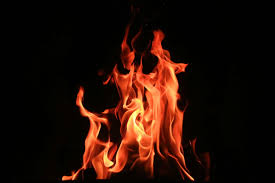
#> input picture fire.jpeg, 275 x 183 px, given in place of the camera
$ python colgproject.py
#> lines starting #> are read from the running program, lines starting #| are printed output that depends on the picture; after the words box and inside, x2 and y2 are one past the last pixel; in counts of white or black regions, pixels touching at a corner belong together
#> in main, frame is the input picture: shape (183, 275, 3); mean B, G, R 7.2, 14.9, 36.8
import cv2
import numpy as np
from audioplayer import AudioPlayer

# Function to detect fire in the video frame
def detect_fire(frame, background_subtractor):
    # Resize the frame for faster processing
    frame = cv2.resize(frame, (960, 540))
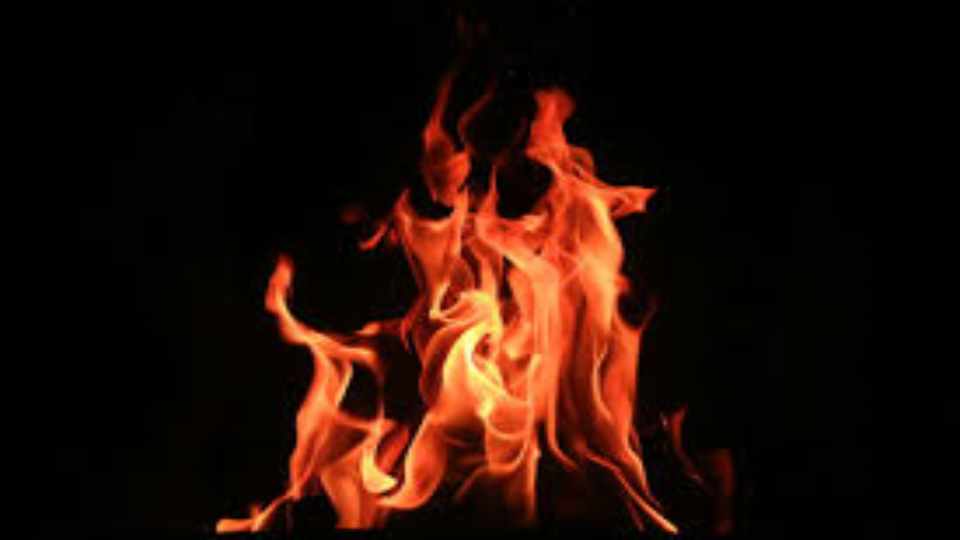
#> frame: shape (540, 960, 3); mean of channels 0, 1, 2 7.1, 14.9, 36.7; drawn as B, G, R

    # Apply Gaussian blur to reduce noise and improve detection
    blur = cv2.GaussianBlur(frame, (21, 21), 0)
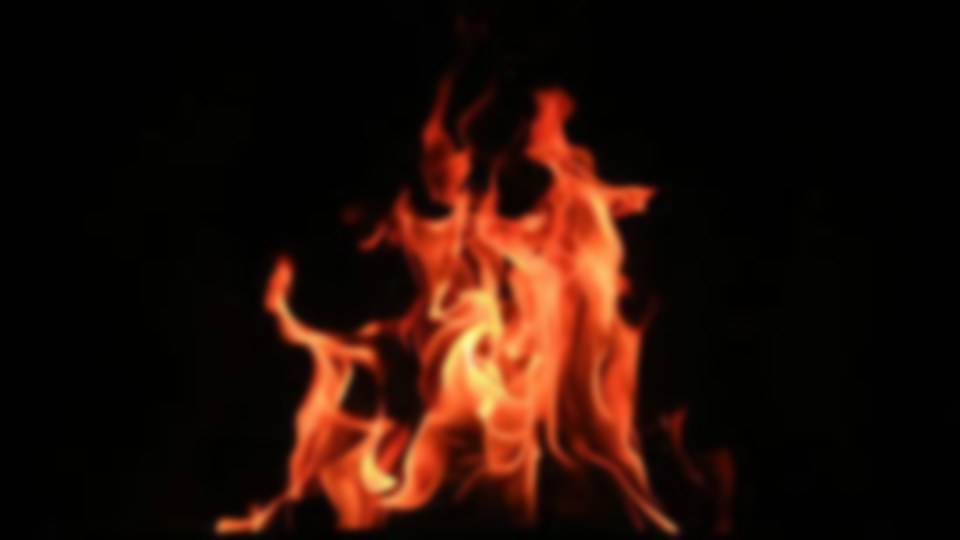
#> blur: shape (540, 960, 3); mean of channels 0, 1, 2 7.1, 14.9, 36.7; drawn as B, G, R

    # Convert the frame to HSV color space
    hsv = cv2.cvtColor(blur, cv2.COLOR_BGR2HSV)
#> hsv: shape (540, 960, 3); mean H, S, V 13.4, 147.6, 36.8

    # Define HSV range for detecting fire-like colors
    lower = np.array([0, 50, 50], dtype="uint8")
    upper = np.array([35, 255, 255], dtype="uint8")

    # Create a mask for fire colors
    mask = cv2.inRange(hsv, lower, upper)
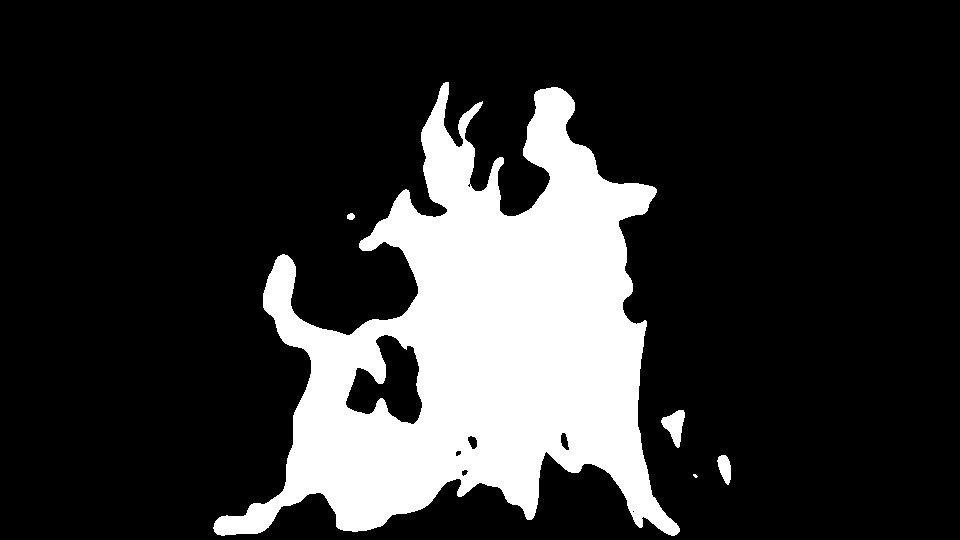
#> mask: shape (540, 960); 19.3% white; 5 white regions (1 under 20 px), largest, box (x1, y1, x2, y2) and area: (213, 82, 680, 536) 99404, (661, 410, 685, 448) 497, (717, 455, 731, 485) 282, (347, 213, 355, 220) 44

    # Apply background subtraction to detect motion
    fg_mask = background_subtractor.apply(frame)
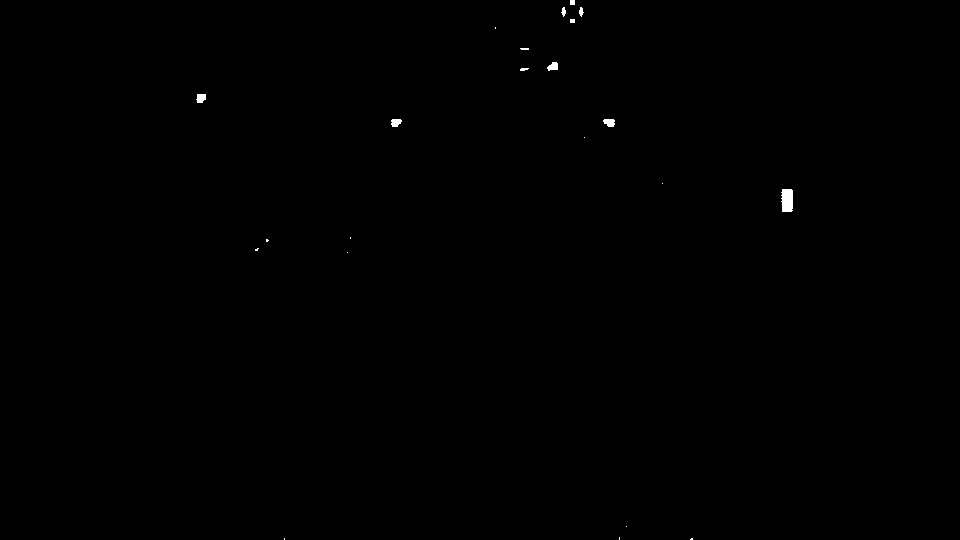
#> fg_mask: shape (540, 960); values 127 (black) and 255 (white), 0.14% white; 22 white regions (12 under 20 px), largest, box (x1, y1, x2, y2) and area: (781, 189, 793, 212) 254, (603, 119, 615, 127) 76, (196, 94, 206, 103) 74

    # Combine color mask and motion mask
    combined_mask = cv2.bitwise_and(mask, mask, mask=fg_mask)

    # Perform morphological operations to reduce noise
    kernel = cv2.getStructuringElement(cv2.MORPH_ELLIPSE, (5, 5))
    combined_mask = cv2.morphologyEx(combined_mask, cv2.MORPH_CLOSE, kernel)
    combined_mask = cv2.morphologyEx(combined_mask, cv2.MORPH_OPEN, kernel)
#> combined_mask: shape (540, 960); 19.3% white; 5 white regions

    # Find contours in the combined mask
    contours, _ = cv2.findContours(combined_mask, cv2.RETR_EXTERNAL, cv2.CHAIN_APPROX_SIMPLE)
#> contours = 5 contours; box (x1, y1, x2, y2) and area: (214, 82, 680, 536) 101874, (661, 410, 685, 447) 444, (458, 102, 482, 137) 266, (718, 455, 731, 484) 242, (347, 213, 355, 220) 32

    # Check if any contours match the criteria for fire
    for contour in contours:
        area = cv2.contourArea(contour)
        if area > 2000:  # Adjust area threshold as needed
            return True
#> this loop made 5 passes
#> area on passes 1 to 5: 242.5, 444.5, 31.5, 265.5, 101873.5

    return False

# Function to play the alert sound
def show_alert():
    print("Fire Detected!")
    #AudioPlayer(r"C:\Users\steve\OneDrive\Desktop\Learn\python\alarm-sound.mp3").play(block=True,loop=False)

# Main function
def main():
    # Capture video from the default camera
    cap = cv2.VideoCapture(0)

    # Create background subtractor for motion detection
    background_subtractor = cv2.createBackgroundSubtractorMOG2()

    while True:
        # Read a frame from the camera
        ret, frame = cap.read()
        if not ret:
            break

        # Check for fire in the frame
        if detect_fire(frame, background_subtractor):
            show_alert()

        # Display the frame
        cv2.imshow('Camera Feed', frame)

        # Exit on pressing 'q'
        if cv2.waitKey(1) & 0xFF == ord('q'):
#> (key q is pressed here)
            break

    # Release the camera and close all OpenCV windows
    cap.release()
    cv2.destroyAllWindows()

if __name__ == "__main__":
    main()
